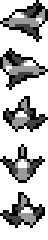
#> input picture images/Player/Player.png, 16 x 80 px (shown 3 times larger)
$ python convert_sprites.py
#> lines starting #> are read from the running program, lines starting #| are printed output that depends on the picture
from PIL import Image
import os
from pathlib import Path

def get_shade(rgba, shades, shade):
    w = (254 + shades) // shades
    b = (shade + 1) * w
    return 1 if rgba[0] >= b else 0

def get_mask(rgba):
    return 1 if rgba[3] >= 128 else 0

def convert(fname, shades, sw = None, sh = None, num = None, maskImage = False):

#> called with fname = '../images/Player/Player.png', shades = 4, sw = 16, sh = 16, maskImage = True
    if not (shades >= 2 and shades <= 4):
        print('shades argument must be 2, 3, or 4')
        return None

    im = Image.open(fname).convert('RGBA')
#> im is the input picture: PIL image 16x80 RGBA; mean R, G, B, A 29, 29, 29, 99.2
    pixels = list(im.getdata())
#> pixels = 1280 items, first 6: (0, 0, 0, 0), (0, 0, 0, 0), (0, 0, 0, 0), (0, 0, 0, 0), (0, 0, 0, 0), (0, 0, 0, 0)

    masked = maskImage
    q = 0
    for i in pixels:
        q = q + 1
        # [4 lines of commented-out code are left out]
        if i[3] < 255:
            # print('masked!!! ')
            # print(q)
            masked = True
            # exit()
            break
#> this loop made 1 pass
#> (i, q, masked) on pass 1: ((0, 0, 0, 0), 1, True)
#> after the loop, q = 1

    print('{}, shades {}, masked {}'.format(fname, shades, masked))
#| ../images/Player/Player.png, shades 4, masked True


    w = im.width
#> w = 16
    h = im.height
#> h = 80
    if sw is None: sw = w
    if sh is None: sh = h
    nw = w // sw
#> nw = 1
    nh = h // sh
#> nh = 5
    if num is None: num = nw * nh
#> num = 5
    sp = (sh + 7) // 8

    if nw * nh <= 0:
        print('%s: Invalid sprite dimensions' % fname)
        return None

    bytes = bytearray([sw, sh])

    for n in range(num):
        bx = (n % nw) * sw
        by = (n // nw) * sh
        for shade in range(shades - 1):
            for p in range(sp):
                for ix in range(sw):
                    x = bx + ix
                    byte = 0
                    mask = 0
                    for iy in range(8):
                        y = p * 8 + iy
                        if y >= sh: break
                        y += by
                        i = y * w + x
                        rgba = pixels[i]
                        byte |= (get_shade(rgba, shades, shade) << iy)
                        mask |= (get_mask(rgba) << iy)
                    bytes += bytearray([byte])
                    if masked:
                        bytes += bytearray([mask])

    return bytes

def convert_header(fname, fout, sym, shades, sw = None, sh = None, num = None, maskImage = False):
    bytes = convert(fname, shades, sw, sh, num, maskImage)
    if bytes is None: return
    with open(fout, 'a') as f:
        # f.write('#pragma once\n\n#include <stdint.h>\n#include <avr/pgmspace.h>\n\n')
        # f.write('constexpr uint8_t %s[] PROGMEM =\n{\n' % sym)
        f.write('uint8_t %s[] = {\n  ' % sym)
        for n in range(len(bytes)):
            if n % 16 == 2:
                f.write('\n  ')
            f.write('%3d,' % bytes[n])
            # f.write(' ' if n % 16 != 15 else '\n')
            # f.write(' ' if n % 18 != 2 else '\n')
            f.write(' ')
        if len(bytes) % 16 != 2:
            f.write('\n')
        f.write('};\n\n')

def deleteFile(filename):
    if os.path.isfile(filename):
        os.remove(filename)

BASE = './images/'
IMAGES = '../images/'

deleteFile(BASE + 'Images.hpp')

convert_header(IMAGES + 'Player/Player.png',                                                   BASE + 'Images.hpp', 'Player', 4, 16, 16, maskImage=True)
convert_header(IMAGES + 'Player/Player_Thrust.png',                                            BASE + 'Images.hpp', 'Player_Thrust', 4, 16, 8, maskImage=True)
#> call 2 of convert, with fname = '../images/Player/Player_Thrust.png', shades = 4, sw = 16, sh = 8, maskImage = True
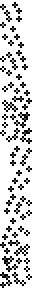
#> input picture images/Player/Player_Thrust.png, 16 x 144 px (shown 2 times larger)
#> in convert, im is the input picture: PIL image 16x144 RGBA; mean R, G, B, A 6, 6, 6, 56.4
#> the loop in convert (call 2), `for i in pixels:` made 1 pass
#| ../images/Player/Player_Thrust.png, shades 4, masked True
convert_header(IMAGES + 'Player/Bullets.png',                                                  BASE + 'Images.hpp', 'Bullets', 4, 20, 8)
#> call 3 of convert, with fname = '../images/Player/Bullets.png', shades = 4, sw = 20, sh = 8, maskImage = False
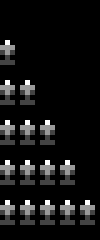
#> input picture images/Player/Bullets.png, 20 x 48 px (shown 5 times larger)
#> in convert, im is the input picture: PIL image 20x48 RGBA; mean R, G, B, A 19.9, 19.9, 19.9, 255
convert_header(IMAGES + 'Enemy/Enemy_00.png',                                                  BASE + 'Images.hpp', 'Enemy_00', 4, 21, 16, maskImage=True)
#> call 4 of convert, with fname = '../images/Enemy/Enemy_00.png', shades = 4, sw = 21, sh = 16, maskImage = True
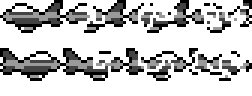
#> input picture images/Enemy/Enemy_00.png, 84 x 32 px (shown 3 times larger)
#> in convert, im is the input picture: PIL image 84x32 RGBA; mean R, G, B, A 24.7, 24.7, 24.7, 84.1
#> the loop in convert (call 4), `for i in pixels:` made 1 pass
#| ../images/Enemy/Enemy_00.png, shades 4, masked True
convert_header(IMAGES + 'Enemy/Enemy_00_Pickup.png',                                           BASE + 'Images.hpp', 'Enemy_00_Pickup', 4, 21, 24, maskImage=True)
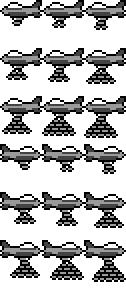
#> input picture images/Enemy/Enemy_00_Pickup.png, 63 x 144 px (shown 2 times larger)
#> in convert, im is the input picture: PIL image 63x144 RGBA; mean R, G, B, A 27.5, 27.5, 27.5, 98.3
#> the loop in convert (call 5), `for i in pixels:` made 1 pass
#| ../images/Enemy/Enemy_00_Pickup.png, shades 4, masked True
convert_header(IMAGES + 'Enemy/Enemy_01.png',                                                  BASE + 'Images.hpp', 'Enemy_01', 4, 9, 16, maskImage=True)
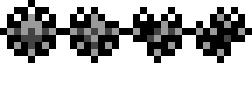
#> input picture images/Enemy/Enemy_01.png, 36 x 16 px (shown 7 times larger)
#> in convert, im is the input picture: PIL image 36x16 RGBA; mean R, G, B, A 14.6, 14.6, 14.6, 76.1
#> the loop in convert (call 6), `for i in pixels:` made 1 pass
#| ../images/Enemy/Enemy_01.png, shades 4, masked True
#> (the run stopped early here; a loop or call above may not have finished)
